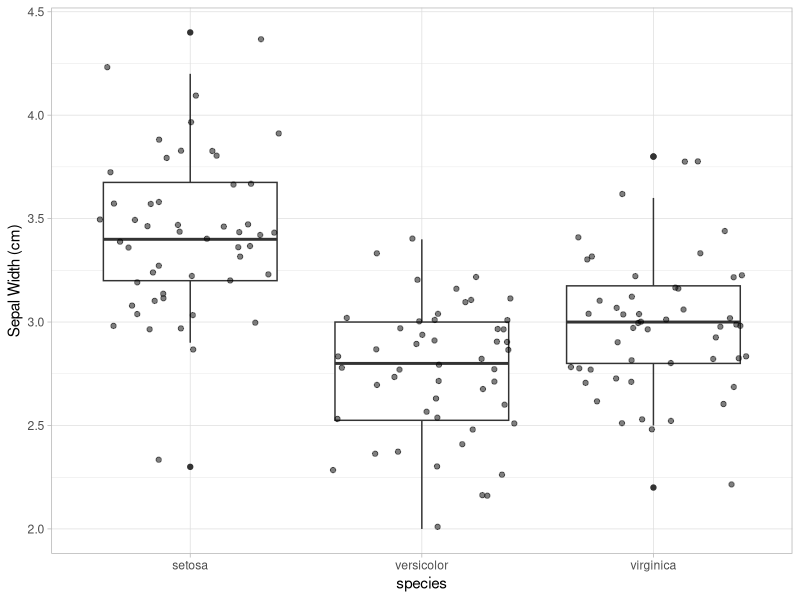

This figure's R source: (Note: this script raises an error after producing the figure.)
## ---- chunk 1
knitr::opts_chunk$set(error = TRUE)
## ---- chunk 2
# load your packages here:
library(tidyverse)
## ---- chunk 3
six_cyl <- mtcars %>% 
  as_tibble(rownames = "car_type") %>% 
  filter(cyl == 6) %>% 
  select(car_type,mpg,hp)
## ---- chunk 4
knitr::kable(six_cyl)
## ---- chunk 5
edit_iris <- iris %>% 
  rename_all(~ tolower(str_replace_all(.x, "\\.", "_"))) %>% 
  select(species,everything())
## ---- chunk 6
edit_iris %>% 
  ggplot(aes(species,sepal_width)) +
  geom_boxplot() +
  geom_jitter(alpha = 0.5) +
  ylab ("Sepal Width (cm)") +
  theme_light()
## ---- chunk 7
US_iris<-iris %>% 
  mutate(Sepal.Length = Sepal.Length/2.54, Sepal.Width = Sepal.Width/2.54, Petal.Length = Petal.Length/2.54, Petal.Width = Petal.Width/2.54)
## ---- chunk 8

## ---- chunk 9

## ---- chunk 10
gapminder %>% 
  group_by(FILL_THIS_IN) %>% 
  FILL_THIS_IN(min_life = min(lifeExp))
## ---- chunk 11
psych::bfi %>%
  as_tibble() %>% 
  select(A1:A5) %>% 
  rowwise() %>% 
  mutate(A_mean = mean(c(A1, A2, A3, A4, A5), na.rm = TRUE)) %>% 
  ungroup()
## ---- chunk 12

## ---- chunk 13
psych::bfi %>% 
  as_tibble() %>% 
  select(A1:A5) %>% 
  mutate(A_min = pmin(A1, A2, A3, A4, A5))
## ---- chunk 14
psych::bfi %>% 
  as_tibble() %>% 
  select(A1:A5) %>% 
  mutate(A_mn = rowMeans(select(., A1:A5)),
         A_mn2 = rowMeans(select(., starts_with("A", ignore.case = FALSE))))
## ---- chunk 15
FILL_THIS_IN <-
  psych::bfi %>% 
  FILL_THIS_IN(FILL_THIS_IN)
## ---- chunk 16
FILL_THIS_IN %>% 
  FILL_THIS_IN(FILL_THIS_IN) %>% 
  FILL_THIS_IN(FILL_THIS_IN)
## ---- chunk 17

## ---- chunk 18

